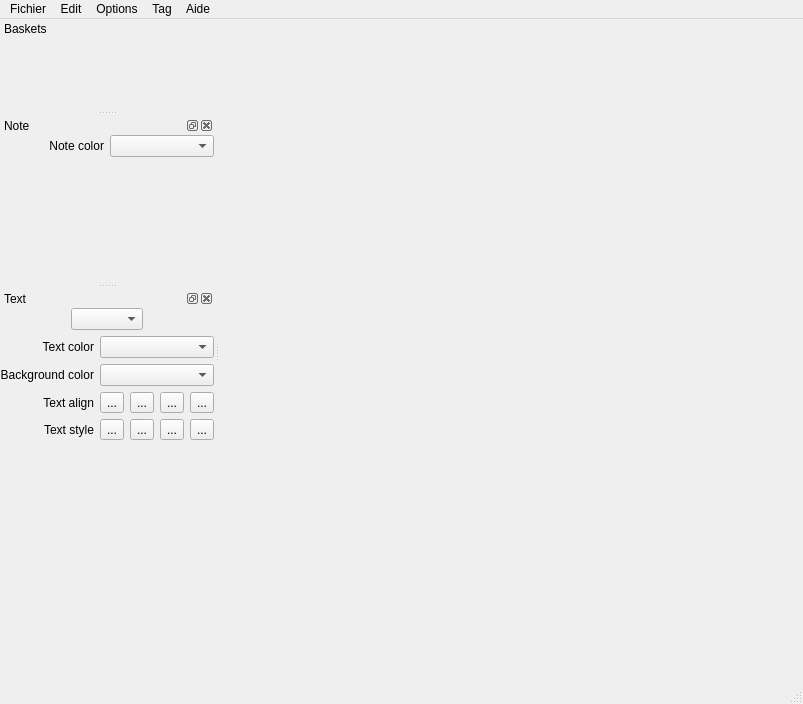
<?xml version="1.0" encoding="UTF-8"?>
<ui version="4.0">
 <class>MainWindow</class>
 <widget class="QMainWindow" name="MainWindow">
  <property name="geometry">
   <rect>
    <x>0</x>
    <y>0</y>
    <width>803</width>
    <height>704</height>
   </rect>
  </property>
  <property name="autoFillBackground">
   <bool>true</bool>
  </property>
  <property name="iconSize">
   <size>
    <width>0</width>
    <height>0</height>
   </size>
  </property>
  <widget class="QWidget" name="centralwidget">
   <property name="sizePolicy">
    <sizepolicy hsizetype="Preferred" vsizetype="Preferred">
     <horstretch>0</horstretch>
     <verstretch>0</verstretch>
    </sizepolicy>
   </property>
   <layout class="QVBoxLayout">
    <property name="spacing">
     <number>5</number>
    </property>
    <property name="margin">
     <number>4</number>
    </property>
   </layout>
  </widget>
  <widget class="KMenuBar" name="menubar">
   <property name="geometry">
    <rect>
     <x>0</x>
     <y>0</y>
     <width>803</width>
     <height>16</height>
    </rect>
   </property>
   <widget class="KMenu" name="menuAide">
    <property name="title">
     <string>Aide</string>
    </property>
   </widget>
   <widget class="KMenu" name="menuOptions">
    <property name="title">
     <string>Options</string>
    </property>
   </widget>
   <widget class="KMenu" name="menuTag">
    <property name="title">
     <string>Tag</string>
    </property>
   </widget>
   <widget class="KMenu" name="menuEdit">
    <property name="title">
     <string>Edit</string>
    </property>
   </widget>
   <widget class="KMenu" name="menuFichier">
    <property name="title">
     <string>Fichier</string>
    </property>
   </widget>
   <addaction name="menuFichier"/>
   <addaction name="menuEdit"/>
   <addaction name="menuOptions"/>
   <addaction name="menuTag"/>
   <addaction name="menuAide"/>
  </widget>
  <widget class="KStatusBar" name="statusbar"/>
  <widget class="QDockWidget" name="dockBasket">
   <property name="sizePolicy">
    <sizepolicy hsizetype="Preferred" vsizetype="Preferred">
     <horstretch>0</horstretch>
     <verstretch>0</verstretch>
    </sizepolicy>
   </property>
   <property name="minimumSize">
    <size>
     <width>100</width>
     <height>44</height>
    </size>
   </property>
   <property name="autoFillBackground">
    <bool>false</bool>
   </property>
   <property name="floating">
    <bool>false</bool>
   </property>
   <property name="features">
    <set>QDockWidget::DockWidgetMovable</set>
   </property>
   <property name="windowTitle">
    <string>Baskets</string>
   </property>
   <attribute name="dockWidgetArea">
    <number>1</number>
   </attribute>
   <widget class="QWidget" name="dockWidgetContents">
    <property name="autoFillBackground">
     <bool>false</bool>
    </property>
   </widget>
  </widget>
  <widget class="QDockWidget" name="dockNote">
   <property name="windowTitle">
    <string>Note</string>
   </property>
   <attribute name="dockWidgetArea">
    <number>1</number>
   </attribute>
   <widget class="QWidget" name="dockWidgetContents_2">
    <layout class="QGridLayout" name="gridLayout_2">
     <property name="margin">
      <number>0</number>
     </property>
     <item row="0" column="1">
      <widget class="QLabel" name="label_5">
       <property name="text">
        <string>Note color</string>
       </property>
       <property name="alignment">
        <set>Qt::AlignRight|Qt::AlignTrailing|Qt::AlignVCenter</set>
       </property>
      </widget>
     </item>
     <item row="0" column="2">
      <widget class="KColorCombo" name="notecolorComboBox"/>
     </item>
     <item row="1" column="1" colspan="2">
      <spacer name="verticalSpacer_2">
       <property name="orientation">
        <enum>Qt::Vertical</enum>
       </property>
       <property name="sizeHint" stdset="0">
        <size>
         <width>20</width>
         <height>40</height>
        </size>
       </property>
      </spacer>
     </item>
    </layout>
   </widget>
  </widget>
  <widget class="QDockWidget" name="dockText">
   <property name="windowTitle">
    <string>Text</string>
   </property>
   <attribute name="dockWidgetArea">
    <number>1</number>
   </attribute>
   <widget class="QWidget" name="dockFontContents">
    <layout class="QGridLayout" name="gridLayout">
     <property name="margin">
      <number>0</number>
     </property>
     <item row="6" column="1">
      <spacer name="verticalSpacer">
       <property name="orientation">
        <enum>Qt::Vertical</enum>
       </property>
       <property name="sizeHint" stdset="0">
        <size>
         <width>20</width>
         <height>40</height>
        </size>
       </property>
      </spacer>
     </item>
     <item row="0" column="0" colspan="5">
      <widget class="QWidget" name="widget" native="true">
       <layout class="QHBoxLayout" name="horizontalLayout">
        <property name="margin">
         <number>0</number>
        </property>
        <item>
         <widget class="KFontComboBox" name="fontComboBox">
          <property name="sizePolicy">
           <sizepolicy hsizetype="Fixed" vsizetype="Fixed">
            <horstretch>0</horstretch>
            <verstretch>0</verstretch>
           </sizepolicy>
          </property>
         </widget>
        </item>
       </layout>
      </widget>
     </item>
     <item row="1" column="0">
      <widget class="QLabel" name="label">
       <property name="text">
        <string>Text color</string>
       </property>
       <property name="alignment">
        <set>Qt::AlignRight|Qt::AlignTrailing|Qt::AlignVCenter</set>
       </property>
      </widget>
     </item>
     <item row="2" column="0">
      <widget class="QLabel" name="label_2">
       <property name="text">
        <string>Background color</string>
       </property>
       <property name="alignment">
        <set>Qt::AlignRight|Qt::AlignTrailing|Qt::AlignVCenter</set>
       </property>
      </widget>
     </item>
     <item row="3" column="4">
      <widget class="QToolButton" name="blockAlignToolButton">
       <property name="text">
        <string>...</string>
       </property>
      </widget>
     </item>
     <item row="3" column="3">
      <widget class="QToolButton" name="rightAlignToolButton">
       <property name="text">
        <string>...</string>
       </property>
      </widget>
     </item>
     <item row="3" column="2">
      <widget class="QToolButton" name="centerAlignToolButton">
       <property name="text">
        <string>...</string>
       </property>
      </widget>
     </item>
     <item row="3" column="1">
      <widget class="QToolButton" name="leftAlignToolButton">
       <property name="text">
        <string>...</string>
       </property>
      </widget>
     </item>
     <item row="3" column="0">
      <widget class="QLabel" name="label_3">
       <property name="text">
        <string>Text align</string>
       </property>
       <property name="alignment">
        <set>Qt::AlignRight|Qt::AlignTrailing|Qt::AlignVCenter</set>
       </property>
      </widget>
     </item>
     <item row="5" column="4">
      <widget class="QToolButton" name="strikeoutToolButton">
       <property name="text">
        <string>...</string>
       </property>
      </widget>
     </item>
     <item row="5" column="3">
      <widget class="QToolButton" name="underlineToolButton">
       <property name="text">
        <string>...</string>
       </property>
      </widget>
     </item>
     <item row="5" column="2">
      <widget class="QToolButton" name="italicToolButton">
       <property name="text">
        <string>...</string>
       </property>
      </widget>
     </item>
     <item row="5" column="1">
      <widget class="QToolButton" name="boldToolButton">
       <property name="text">
        <string>...</string>
       </property>
      </widget>
     </item>
     <item row="5" column="0">
      <widget class="QLabel" name="label_4">
       <property name="text">
        <string>Text style</string>
       </property>
       <property name="alignment">
        <set>Qt::AlignRight|Qt::AlignTrailing|Qt::AlignVCenter</set>
       </property>
      </widget>
     </item>
     <item row="2" column="1" colspan="4">
      <widget class="KColorCombo" name="backgroundfontcolorComboBox"/>
     </item>
     <item row="1" column="1" colspan="4">
      <widget class="KColorCombo" name="fontcolorComboBox"/>
     </item>
    </layout>
   </widget>
  </widget>
 </widget>
 <customwidgets>
  <customwidget>
   <class>KColorCombo</class>
   <extends>QComboBox</extends>
   <header>kcolorcombo.h</header>
  </customwidget>
  <customwidget>
   <class>KFontComboBox</class>
   <extends>KComboBox</extends>
   <header>kfontcombobox.h</header>
  </customwidget>
  <customwidget>
   <class>KComboBox</class>
   <extends>QComboBox</extends>
   <header>kcombobox.h</header>
  </customwidget>
  <customwidget>
   <class>KMenuBar</class>
   <extends>QMenuBar</extends>
   <header>kmenubar.h</header>
  </customwidget>
  <customwidget>
   <class>KMenu</class>
   <extends>QMenu</extends>
   <header>kmenu.h</header>
  </customwidget>
  <customwidget>
   <class>KStatusBar</class>
   <extends>QStatusBar</extends>
   <header>kstatusbar.h</header>
  </customwidget>
 </customwidgets>
 <resources/>
 <connections/>
</ui>
